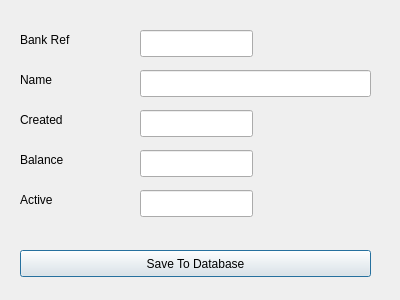
<?xml version="1.0" encoding="UTF-8"?>
<ui version="4.0">
 <class>dialogBank</class>
 <widget class="QDialog" name="dialogBank">
  <property name="geometry">
   <rect>
    <x>0</x>
    <y>0</y>
    <width>400</width>
    <height>300</height>
   </rect>
  </property>
  <property name="windowTitle">
   <string>Dialog</string>
  </property>
  <widget class="QLabel" name="labelBankRef">
   <property name="geometry">
    <rect>
     <x>20</x>
     <y>30</y>
     <width>76</width>
     <height>19</height>
    </rect>
   </property>
   <property name="text">
    <string>Bank Ref</string>
   </property>
  </widget>
  <widget class="QLineEdit" name="lineEditBankRef">
   <property name="geometry">
    <rect>
     <x>140</x>
     <y>30</y>
     <width>113</width>
     <height>27</height>
    </rect>
   </property>
  </widget>
  <widget class="QLabel" name="labelName">
   <property name="geometry">
    <rect>
     <x>20</x>
     <y>70</y>
     <width>76</width>
     <height>19</height>
    </rect>
   </property>
   <property name="text">
    <string>Name</string>
   </property>
  </widget>
  <widget class="QLineEdit" name="lineEditName">
   <property name="geometry">
    <rect>
     <x>140</x>
     <y>70</y>
     <width>231</width>
     <height>27</height>
    </rect>
   </property>
  </widget>
  <widget class="QLabel" name="labelCreated">
   <property name="geometry">
    <rect>
     <x>20</x>
     <y>110</y>
     <width>76</width>
     <height>19</height>
    </rect>
   </property>
   <property name="text">
    <string>Created</string>
   </property>
  </widget>
  <widget class="QLineEdit" name="lineEditCreated">
   <property name="geometry">
    <rect>
     <x>140</x>
     <y>110</y>
     <width>113</width>
     <height>27</height>
    </rect>
   </property>
  </widget>
  <widget class="QLabel" name="labelBalance">
   <property name="geometry">
    <rect>
     <x>20</x>
     <y>150</y>
     <width>76</width>
     <height>19</height>
    </rect>
   </property>
   <property name="text">
    <string>Balance</string>
   </property>
  </widget>
  <widget class="QLineEdit" name="lineEditBalance">
   <property name="geometry">
    <rect>
     <x>140</x>
     <y>150</y>
     <width>113</width>
     <height>27</height>
    </rect>
   </property>
  </widget>
  <widget class="QLabel" name="labelActive">
   <property name="geometry">
    <rect>
     <x>20</x>
     <y>190</y>
     <width>76</width>
     <height>19</height>
    </rect>
   </property>
   <property name="text">
    <string>Active</string>
   </property>
  </widget>
  <widget class="QLineEdit" name="lineEditActive">
   <property name="geometry">
    <rect>
     <x>140</x>
     <y>190</y>
     <width>113</width>
     <height>27</height>
    </rect>
   </property>
  </widget>
  <widget class="QPushButton" name="pushButton">
   <property name="geometry">
    <rect>
     <x>20</x>
     <y>250</y>
     <width>351</width>
     <height>27</height>
    </rect>
   </property>
   <property name="text">
    <string>Save To Database</string>
   </property>
  </widget>
 </widget>
 <resources/>
 <connections/>
</ui>
